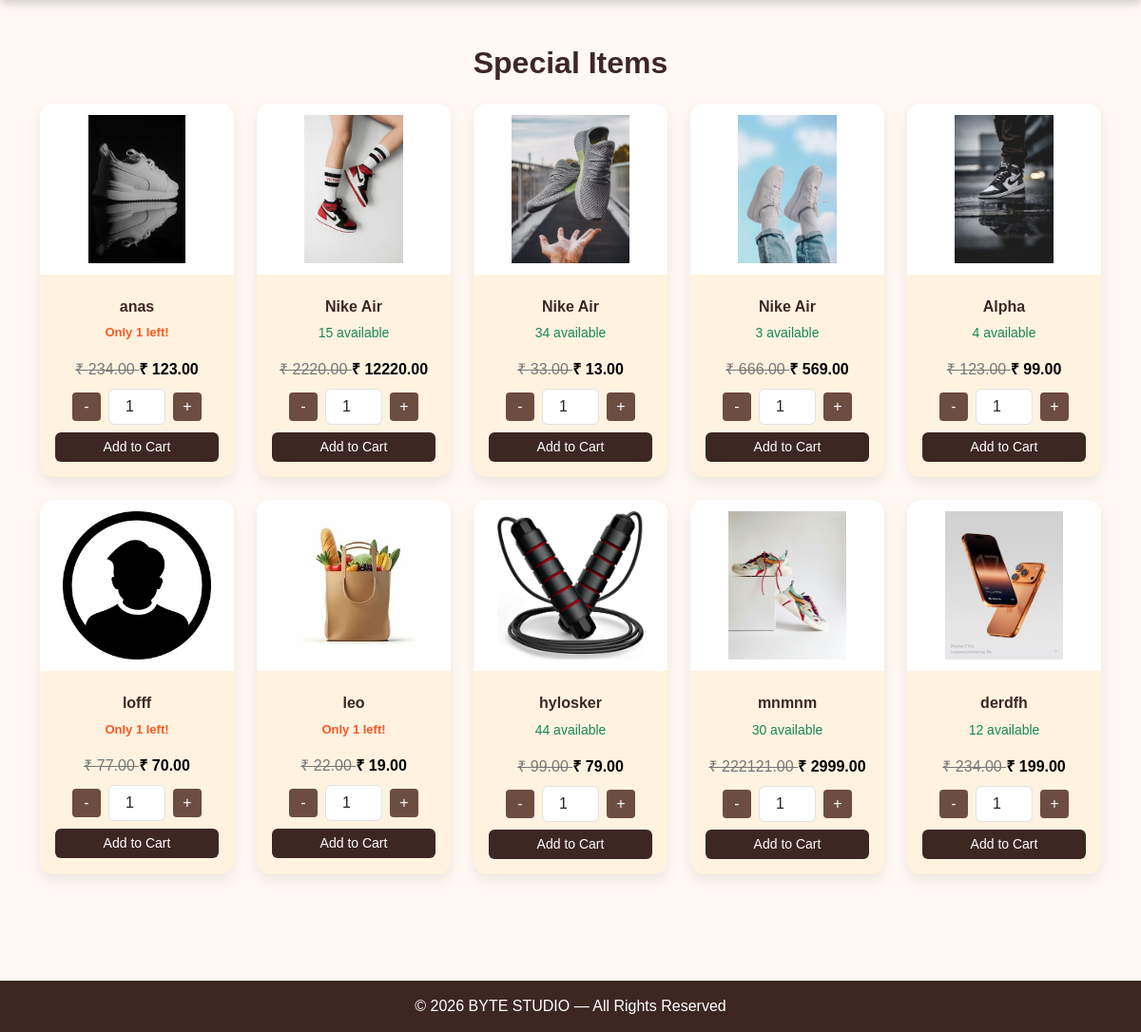
The app's page / (lower part), older data.
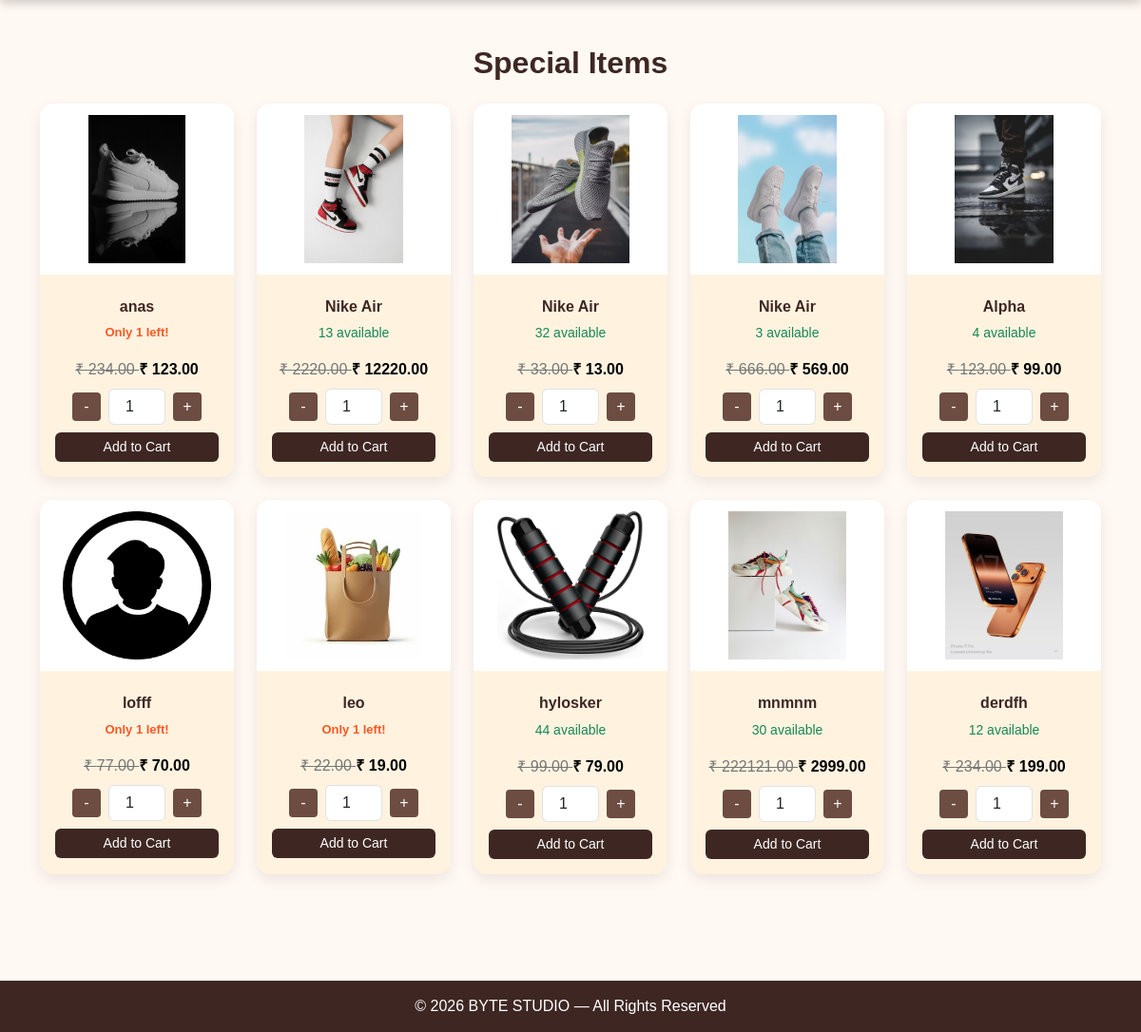
The same page, newer data.
### menuapp/models.py (models this page shows, shortened)
class SpecialItem(models.Model):
    name = models.CharField(max_length=200)
    image = models.ImageField(upload_to='special_items/')
    price = models.DecimalField(max_digits=8, decimal_places=2)
    offer_price = models.DecimalField(max_digits=8, decimal_places=2, null=True, blank=True)  # ✅ NEW
    quantity = models.PositiveIntegerField(default=0)
    description = models.TextField(blank=True)

### menuapp/views.py (the view)
# urls.py: path('', views.home, name='home'),
def home(request):
    carousels = Carousel.objects.all().order_by('-id')
    special_items = SpecialItem.objects.all().order_by('-id')
    offer = Offer.objects.filter(is_active=True).first()
    session_key = request.session.session_key
    if not session_key:
        request.session.create()
        session_key = request.session.session_key
    cart_count = Cart.objects.filter(session_key=session_key).count() + \
             SpecialCart.objects.filter(session_key=session_key).count()
    return render(request, 'menuapp/index.html', {
        'carousels': carousels,
        'special_items': special_items,
        'cart_count': cart_count,
        'offer': offer,   # 🔥 IMPORTANT
    })

### menuapp/context_processors.py (called while the page is built)
def cart_data(request):
    if not request.session.session_key:
        request.session.create()
    session_key = request.session.session_key
    cart_items = Cart.objects.filter(session_key=session_key)
    count = cart_items.count()
    return {
        "cart_items": cart_items,
        "cart_count": count
    }

### menuapp/templates/menuapp/index.html (shortened to what this page needs)
{% extends "menuapp/base.html" %}
{% load static %}
{% block content %}
<section class="py-5">
<div class="container">
<h2 class="text-center mb-4" style="color:#3e2723; font-weight:900;">
Special Items
</h2>
<div class="row">
{% for item in special_items %}
<div class="col-lg-2-4 col-md-4 col-custom mb-4 d-flex">
<div class="card text-center w-100">
    {% if item.image %}
        <img src="{{ item.image.url }}" alt="{{ item.name }}">
    {% else %}
        <img src="{% static 'default.jpg' %}">
    {% endif %}
    <div class="p-3">
        <h6>{{ item.name }}</h6>
        {% if item.quantity > 0 %}
            {% if item.quantity <= 2 %}
                <div class="low-stock">
                    Only {{ item.quantity }} left!
                </div>
            {% else %}
                <p class="text-success small">
                    {{ item.quantity }} available
                </p>
            {% endif %}
        {% endif %}
        <div class="mb-2">
    {% if item.offer_price %}
        <span style="text-decoration:line-through; color:#777;">
            ₹ {{ item.price }}
        </span>
        <span class="price-new text-black fw-bold">
            ₹ {{ item.offer_price }}
        </span>
    {% else %}
        <span class="price-new fw-bold">
            ₹ {{ item.price }}
        </span>
    {% endif %}
</div>
        {% if item.quantity > 0 %}
        <form method="POST" action="{% url 'add_special_to_cart' item.id %}">
        <div class="d-flex justify-content-center align-items-center gap-2 mb-2">
            <button type="button"
                    class="qty-btn"
                    onclick="decreaseQty(this)">-</button>
            <input type="number"
                   name="quantity"
                   value="1"
                   min="1"
                   max="{{ item.quantity }}"
                   class="form-control text-center qty-input"
                   style="width:60px;">
            <button type="button"
                    class="qty-btn plus-btn"
                    data-max="{{ item.quantity }}"
                    onclick="increaseQty(this)">+</button>
        </div>
        <button type="submit" class="btn btn-sm btn-buy w-100">
            Add to Cart
        </button>
        </form>
        {% endif %}
    </div>
</div>
</div>
{% endfor %}
</div>
</div>
</section>
{% endblock %}

Row changes from the older to the newer data that the page shows:
changed SpecialItem (number 2 of 10 on the later page): quantity "15" → "13"
changed SpecialItem (number 3 of 10 on the later page): quantity "34" → "32"
